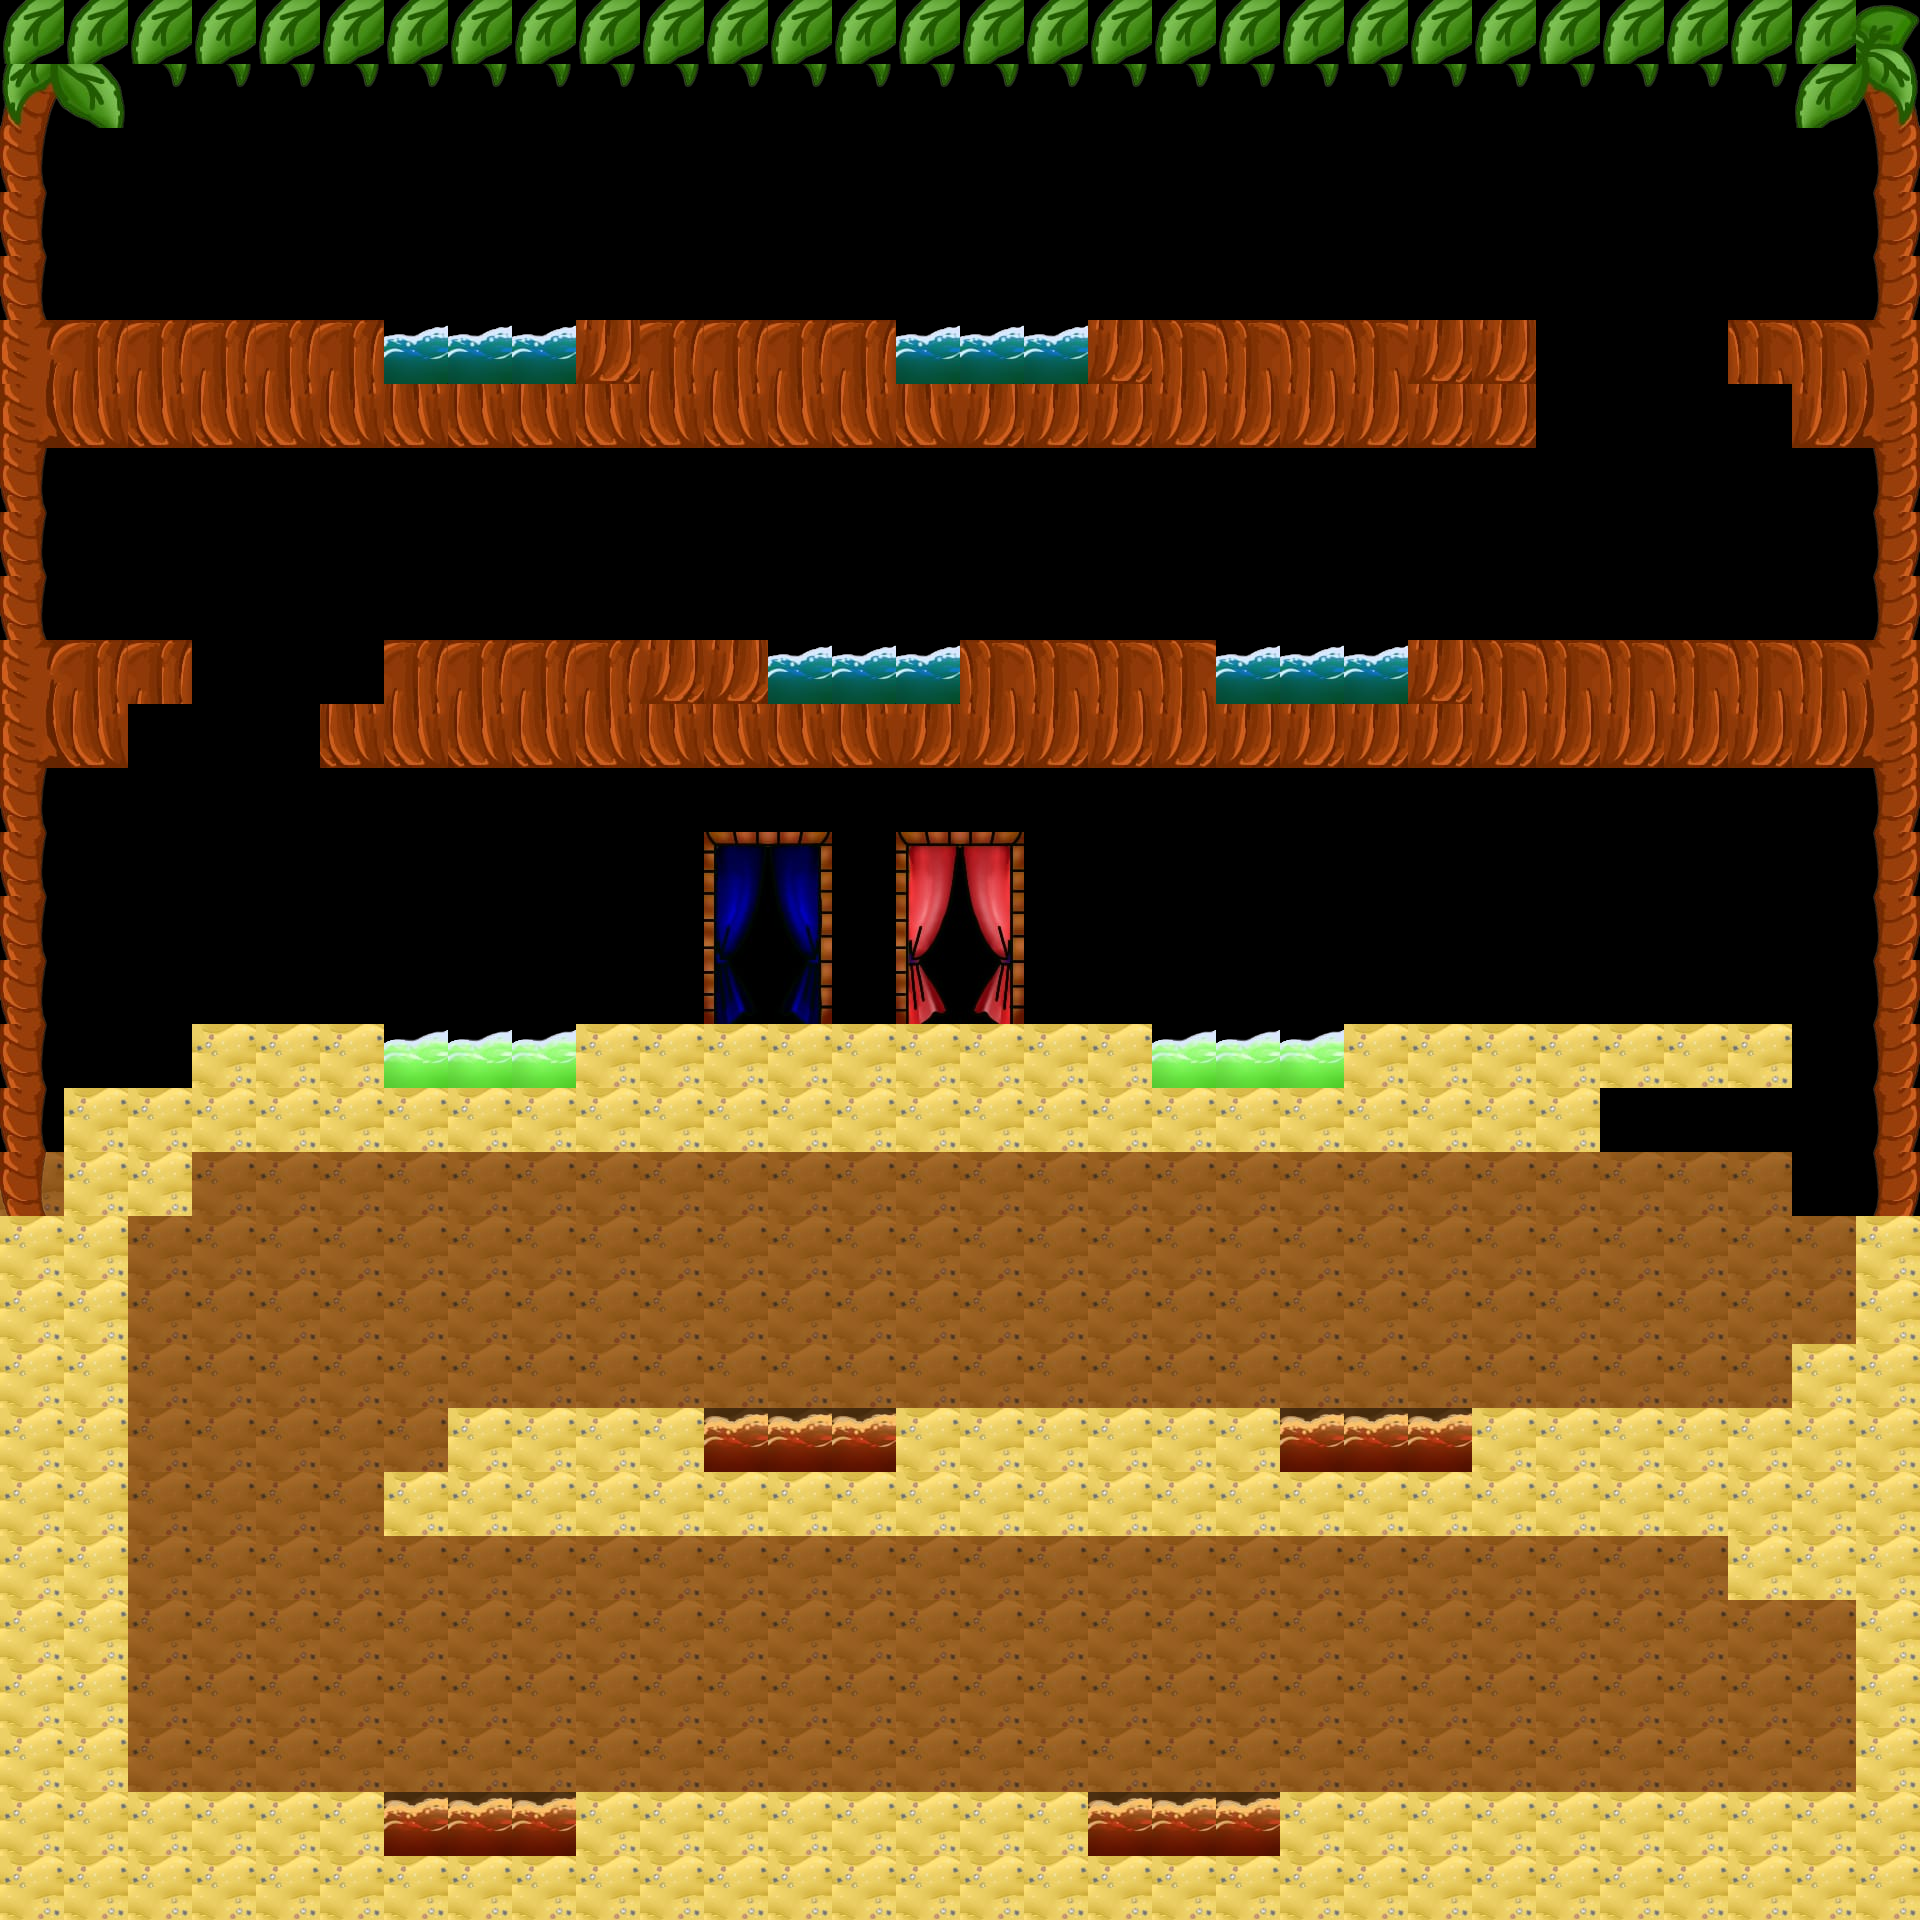

This is a level from a 2D game, rendered from its Tiled map with the project's own tilesets. A one-line summary and the map file follow, with tile-layer data summarised:
An orthogonal 30x30 tile map with 64x64 px tiles, 7 tile layers (Capa de patrones 4, Capa de patrones 1, Capa de patrones 2, Capa de patrones 3, ...), 11 tilesets.

<map version="1.10" tiledversion="1.12.1" orientation="orthogonal" renderorder="right-down" width="30" height="30" tilewidth="64" tileheight="64" infinite="0" nextlayerid="9" nextobjectid="1">
 <tileset firstgid="1" source="palmera.tsx" />
 <tileset firstgid="7" source="troncoderecha.tsx" />
 <tileset firstgid="11" source="troncoizquierda.tsx" />
 <tileset firstgid="15" source="palmeraderecha.tsx" />
 <tileset firstgid="21" source="puertachico.tsx" />
 <tileset firstgid="27" source="puertachica.tsx" />
 <tileset firstgid="33" source="arenafondo.tsx" />
 <tileset firstgid="34" source="lava.tsx" />
 <tileset firstgid="35" source="agua.tsx" />
 <tileset firstgid="36" source="veneno.tsx" />
 <tileset firstgid="37" source="arena2.tsx" />
 <layer id="5" name="Capa de patrones 4" width="30" height="30">
  <data>[900 cells, 321 non-empty, 1 distinct tile ids]</data>
 </layer>
 <layer id="1" name="Capa de patrones 1" width="30" height="30">
  <data>[900 cells, 349 non-empty, 17 distinct tile ids]</data>
 </layer>
 <layer id="3" name="Capa de patrones 2" width="30" height="30">
  <data>[900 cells, 6 non-empty, 6 distinct tile ids]</data>
 </layer>
 <layer id="4" name="Capa de patrones 3" width="30" height="30">
  <data>[900 cells, 6 non-empty, 6 distinct tile ids]</data>
 </layer>
 <layer id="6" name="Capa de patrones 5" width="30" height="30">
  <data>[900 cells, 12 non-empty, 1 distinct tile ids]</data>
 </layer>
 <layer id="7" name="agua" width="30" height="30">
  <data>[900 cells, 12 non-empty, 1 distinct tile ids]</data>
 </layer>
 <layer id="8" name="Capa de patrones 7" width="30" height="30">
  <data>[900 cells, 6 non-empty, 1 distinct tile ids]</data>
 </layer>
</map>
